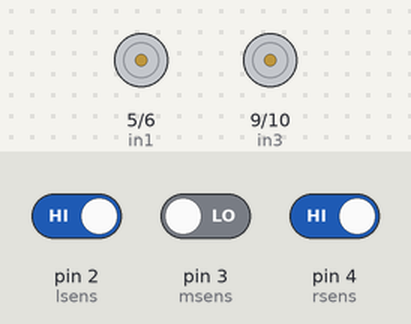
Simulated run of this sketch. Board: Arduino Uno, built with avr-gcc and run on an emulated ATmega328P. Parts: motor-driver pin pairs drawn as motors (green arrow = first pin HIGH = forward, orange = second pin HIGH = backward, longer = more drive). The inputs (shaded band) are chosen by the test bench; at power-on: pin 2 (lsens) HIGH, pin 4 (rsens) HIGH, pin 3 (msens) LOW.

Above: at 1.2 s.
1.3 s: pin 2 (lsens) driven LOW
At 2.0 s:
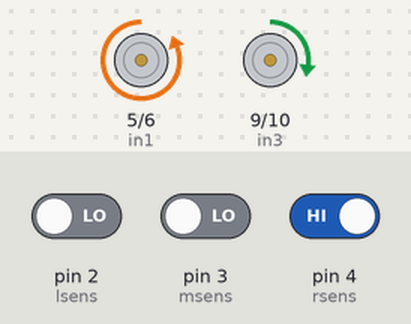
2.8 s: pin 4 (rsens) driven LOW
At 3.2 s:
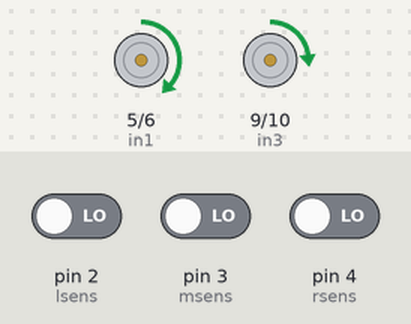
4.3 s: pin 3 (msens) driven HIGH
At 5.5 s:
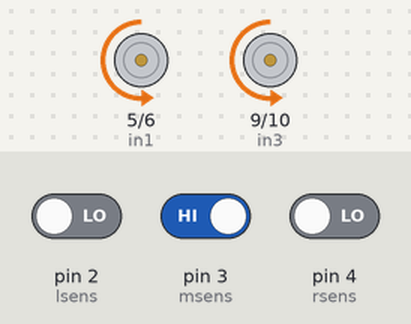
5.8 s: pin 2 (lsens) driven HIGH
At 6.7 s:
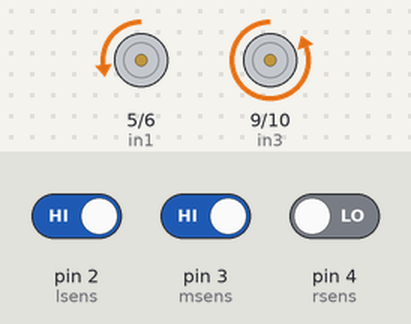
7.3 s: pin 2 (lsens) driven LOW and pin 4 (rsens) driven HIGH
At 7.8 s:
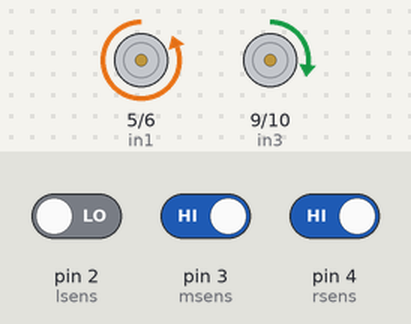
Timing chart, 0 to 9.8 s (numbered marks = the images above; inputs shaded):
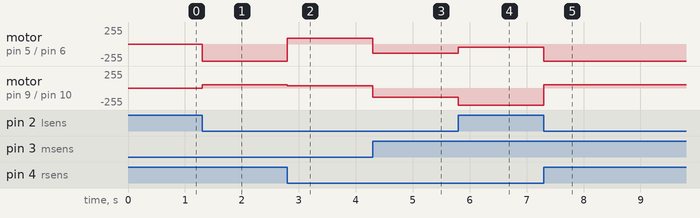

Measured:
- after the input at 1.3 s, motor on pin 5 (in1) / pin 6 (in2): stopped → backward 255/255 at once; motor on pin 9 (in3) / pin 10 (in4): stopped → forward 50/255 at once
- after the input at 2.8 s, motor on pin 5 (in1) / pin 6 (in2): backward 255/255 → forward 85/255 at once; motor on pin 9 (in3) / pin 10 (in4): forward 50/255 → forward 35/255 at once
- after the input at 4.3 s, motor on pin 5 (in1) / pin 6 (in2): forward 85/255 → backward 140/255 at once; motor on pin 9 (in3) / pin 10 (in4): forward 35/255 → backward 140/255 at once
- after the input at 5.8 s, motor on pin 5 (in1) / pin 6 (in2): backward 140/255 → backward 50/255 at once; motor on pin 9 (in3) / pin 10 (in4): backward 140/255 → backward 255/255 at once
- after the input at 7.3 s, motor on pin 5 (in1) / pin 6 (in2): backward 50/255 → backward 255/255 at once; motor on pin 9 (in3) / pin 10 (in4): backward 255/255 → forward 50/255 at once

The sketch:

full_line_follower_robot.ino
```cpp
const byte lsens=2;
const byte msens=3;
const byte rsens=4;
const byte in1=5;
const byte in2=6;
const byte in3=9;
const byte in4=10;

void setup()
{
  pinMode (lsens,INPUT);
  pinMode (msens,INPUT);
  pinMode (rsens,INPUT);
  pinMode (in1,OUTPUT);
  pinMode (in2,OUTPUT);
  pinMode (in3,OUTPUT);
  pinMode (in4,OUTPUT);
}

void loop()
{
 if (!digitalRead(lsens) && digitalRead(msens) && !digitalRead(rsens))
 {
  analogWrite(in1,0);
  analogWrite(in2,140);
  analogWrite(in3,0);
  analogWrite(in4,140);
 }
 else if (digitalRead(lsens) && !digitalRead(rsens))
 {
  analogWrite(in1,0);
  analogWrite(in2,50);
  analogWrite(in3,0);
  analogWrite(in4,255);
 }
 else if (!digitalRead(lsens) && digitalRead(rsens))
 {
  analogWrite(in1,0);
  analogWrite(in2,255);
  analogWrite(in3,50);
  analogWrite(in4,0);
 }
 else if (digitalRead(lsens) && digitalRead(msens) && digitalRead(rsens))
 {
  analogWrite(in1,0);
  analogWrite(in2,0);
  analogWrite(in3,0);
  analogWrite(in4,0);
 }
  else if (!digitalRead(lsens) && !digitalRead(msens) && !digitalRead(rsens))
 {
  analogWrite(in1,85);
  analogWrite(in2,0);
  analogWrite(in3,35);
  analogWrite(in4,0);
 }
}
```
